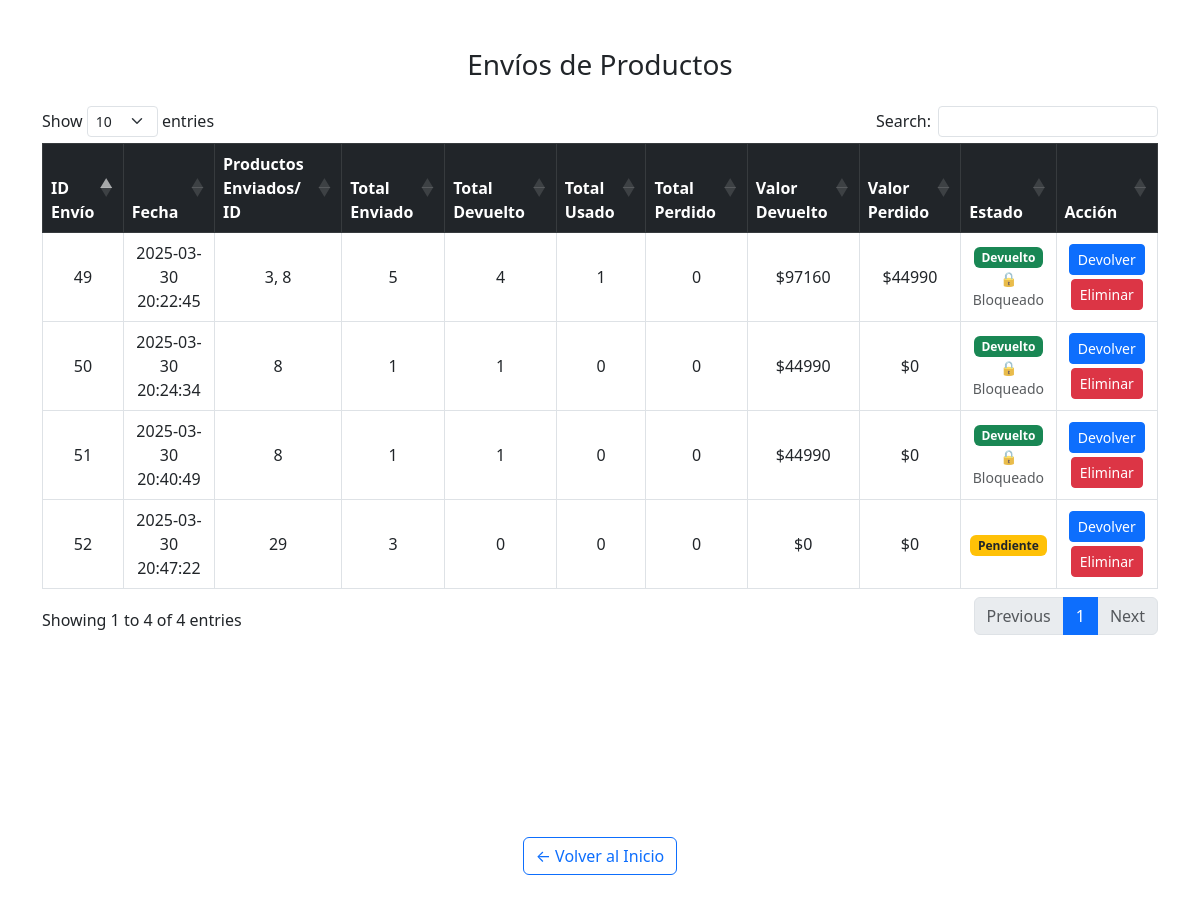
Screenshot of /devolucion_productos.php with the database file from the repository.
### tables this page shows
CREATE TABLE `envio_producto` (
  `idenvio` int(11) NOT NULL,
  `ubicacion_id` int(11) NOT NULL,
  `encargado` varchar(100) NOT NULL,
  `fecha` datetime NOT NULL DEFAULT current_timestamp(),
  `devuelto` tinyint(1) DEFAULT 0
);

### devolucion_productos.php (the view, shortened to what this page needs)
<?php
include 'db.php';
$sql = "SELECT e.idenvio, e.fecha FROM envio_producto e ORDER BY e.fecha DESC";
$envios = $conn->query($sql);
?>
<!DOCTYPE html>
<html lang="es">
<head>
    <link href="https://cdn.jsdelivr.net/npm/bootstrap@5.3.0/dist/css/bootstrap.min.css" rel="stylesheet">
</head>
<body>
<link rel="stylesheet" href="https://cdn.datatables.net/1.13.6/css/dataTables.bootstrap5.min.css">
<div class="container mt-5">
    <h3 class="mb-4 text-center">Envíos de Productos</h3>
    <table id="tablaDevoluciones" class="table table-bordered text-center align-middle">
    <thead class="table-dark">
            <tr>
                <th>ID Envío</th>
                <th>Fecha</th>
                <th>Productos Enviados/ ID</th>
                <th>Total Enviado</th>
                <th>Total Devuelto</th>
                <th>Total Usado</th>
                <th>Total Perdido</th>
                <th>Valor Devuelto</th>
                <th>Valor Perdido</th>
                <th>Estado</th>
                <th>Acción</th>
            </tr>
        </thead>
        <tbody>
    <?php while ($envio = $envios->fetch_assoc()): ?>
        <?php
        $detalle_sql = "SELECT d.*, p.nombre, p.precio
                        FROM envio_producto_detalle d
                        JOIN producto p ON d.producto_id = p.idproducto
                        WHERE d.envio_id = " . $envio['idenvio'];
        $detalles = $conn->query($detalle_sql);
        $total_enviado = 0;
        $total_devuelto = 0;
        $total_usado = 0;
        $total_perdido = 0;
        $valor_devuelto = 0;
        $valor_perdido = 0;
        $todos_tratados = true;
        $productos_ids = array();
        while ($detalle = $detalles->fetch_assoc()) {
            $enviado = $detalle['cantidad_enviada'];
            $devuelto = $detalle['cantidad_devuelta'];
            $usado = isset($detalle['cantidad_usada']) ? $detalle['cantidad_usada'] : 0;
            $perdido = isset($detalle['cantidad_perdida']) ? $detalle['cantidad_perdida'] : 0;
            $precio = $detalle['precio'];
            $total_enviado += $enviado;
            $total_devuelto += $devuelto;
            $total_usado += $usado;
            $total_perdido += $perdido;
            $valor_devuelto += $devuelto * $precio;
            $valor_perdido += ($usado + $perdido) * $precio;
            $productos_ids[] = $detalle['producto_id'];
            if (($devuelto + $usado + $perdido) < $enviado) {
                $todos_tratados = false;
            }
        }
        $productos_ids = array_unique($productos_ids);
        sort($productos_ids);
        ?>
        <tr>
            <td><?= $envio['idenvio'] ?></td>
            <td><?= $envio['fecha'] ?></td>
            <td><?= implode(', ', $productos_ids) ?></td>
            <td><?= $total_enviado ?></td>
            <td><?= $total_devuelto ?></td>
            <td><?= $total_usado ?></td>
            <td><?= $total_perdido ?></td>
            <td>$<?= number_format($valor_devuelto, 0, '', '') ?></td>
            <td>$<?= number_format($valor_perdido, 0, '', '') ?></td>
            <td>
                <?php if ($todos_tratados): ?>
                    <span class="badge bg-success">Devuelto</span>
                    <div class="text-muted small">🔒 Bloqueado</div>
                <?php else: ?>
                    <span class="badge bg-warning text-dark">Pendiente</span>
                <?php endif; ?>
            </td>
            <td>
    <?php if ($_SESSION['rol'] === 'Administrador'): ?>
        <a href="procesar_devolucion.php?idenvio=<?= $envio['idenvio'] ?>" class="btn btn-sm btn-primary">Devolver</a>
        <?php if ($todos_tratados): ?>
            <form method="POST" action="eliminar_envioP.php" onsubmit="return confirm('¿Estás seguro de eliminar este envío? Esta acción no se puede deshacer.');">
                <input type="hidden" name="idenvio" value="<?= $envio['idenvio'] ?>">
                <button type="submit" class="btn btn-sm btn-danger mt-1">Eliminar</button>
            </form>
        <?php else: ?>
            <button type="button" class="btn btn-sm btn-secondary mt-1" disabled title="Debes devolver los productos antes de eliminar el envío.">
                No disponible
            </button>
        <?php endif; ?>
    <?php else: ?>
        <button type="button" class="btn btn-sm btn-primary" onclick="abrirModalClaveAdmin(<?= $envio['idenvio'] ?>)">Devolver</button>
        <button type="button" class="btn btn-sm btn-danger mt-1" onclick="abrirModalEliminar(<?= $envio['idenvio'] ?>, <?= $todos_tratados ? 'true' : 'false' ?>)">Eliminar</button>
    <?php endif; ?>
</td>
        </tr>
    <?php endwhile; ?>
</tbody>
    </table>
</div>
<div class="d-flex flex-column align-items-center mb-4">
    <div>
        <a href="index.php" class="btn btn-outline-primary">
            ← Volver al Inicio
        </a>
    </div>
</div>
</body>
</html>

### rows the page displays
envio_producto: idenvio "52", fecha "2025-03-30 20:47:22", productos_ids "29", total_enviado "3", total_devuelto "0", total_usado "0", total_perdido "0", valor_devuelto "0", valor_perdido "0", shows "Pendiente"
envio_producto: idenvio "51", fecha "2025-03-30 20:40:49", productos_ids "8", total_enviado "1", total_devuelto "1", total_usado "0", total_perdido "0", valor_devuelto "44990", valor_perdido "0", shows "Devuelto"
envio_producto: idenvio "50", fecha "2025-03-30 20:24:34", productos_ids "8", total_enviado "1", total_devuelto "1", total_usado "0", total_perdido "0", valor_devuelto "44990", valor_perdido "0", shows "Devuelto"
envio_producto: idenvio "49", fecha "2025-03-30 20:22:45", productos_ids "3, 8", total_enviado "5", total_devuelto "4", total_usado "1", total_perdido "0", valor_devuelto "97160", valor_perdido "44990", shows "Devuelto"
